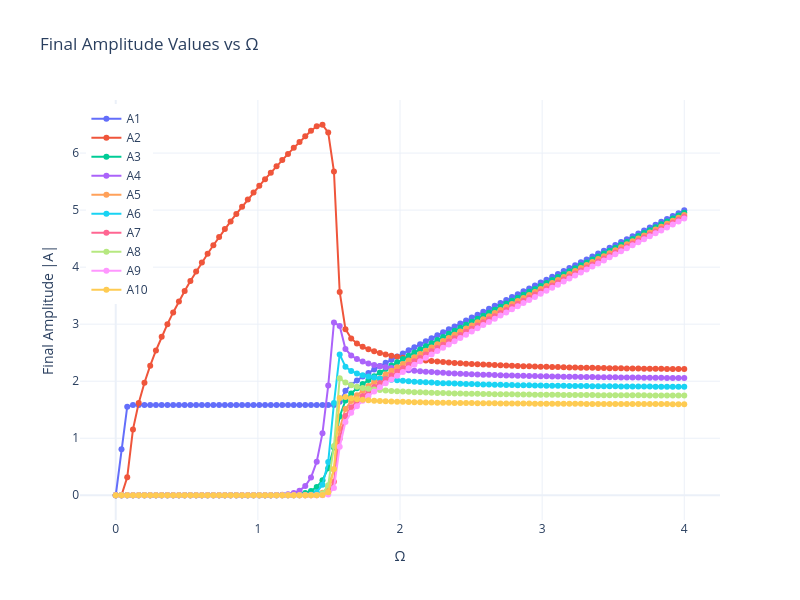

The cell this chart's notebook holds for it:
### Code cell
initial_condition = np.full((order+2)*2, 1e2)
amps2 = []

flag = False
evs = []


for Omega in Omega_values:

    solution = solve_ODE(Omega, order, gammas, t_span, t_eval, initial_condition)
    if not flag:
        initial_condition1 = solution[:,-1]
        flag = True
        
    amps2.append(pack_to_complex(solution))
    print(f'completed {Omega}')
    solution[:, -1][abs(solution[:, -1]) < 1e-12] = 0
    initial_condition = solution[:, -1]
    
plot_steady_amps([np.array(amps2)], Omega_values / omega_0 * 1e5, _type=['ODE'])
# S, _ = plot_S_diagonal_heatmaps(Omega_values, omega_range, gammas, amps2, order, D_matrix)
